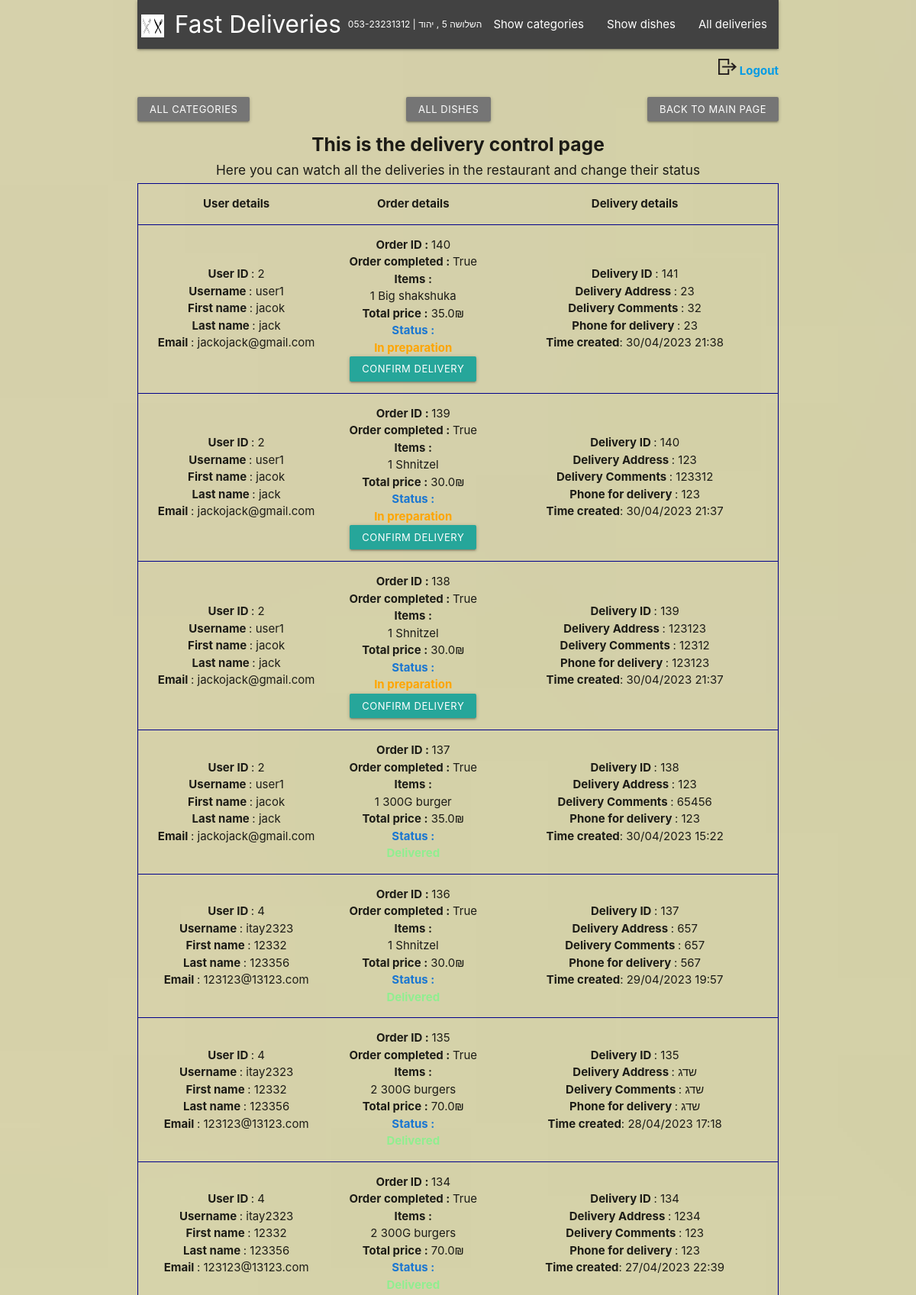
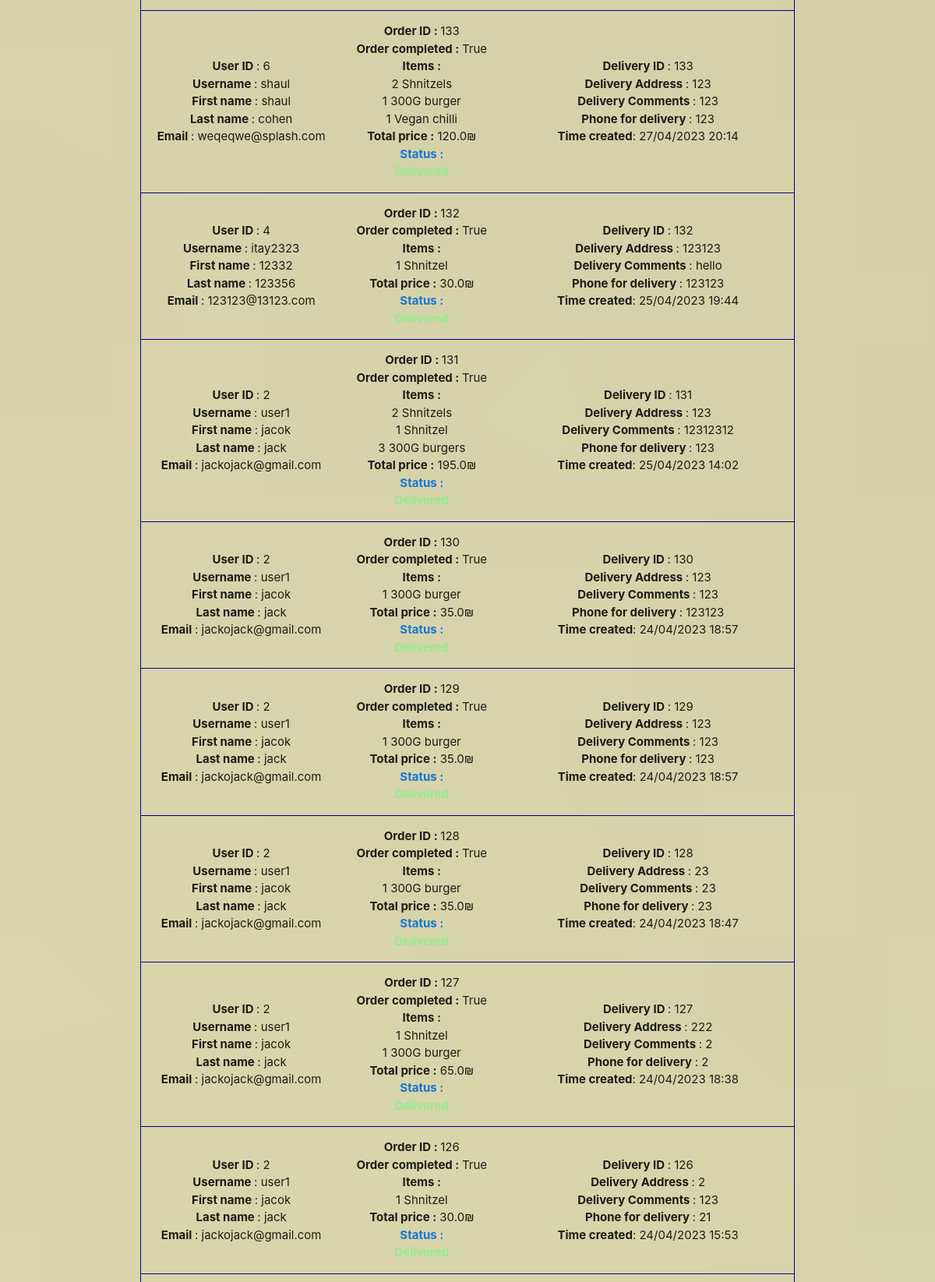
Screenshot of /manage-deliveries (signed in, upper part) with the database file from the repository (2 pictures, top to bottom).
### models/cart.py (models this page shows)
class Cart(db.Model): # represents a user's cart, which can contain many Dish objects
    id = db.Column(db.Integer, primary_key=True)
    user_id = db.Column(db.Integer,db.ForeignKey('user.id'), nullable=False)
    delivery_id = db.Column(db.Integer,db.ForeignKey('delivery.id'),nullable=True)
    delivery = db.relationship('Delivery',backref='cart',uselist=False) # what determines the one to one relationship with delivery
    items = db.relationship('Items',backref='cart')
    finished_order = db.Column(db.Boolean,default=False)

### models/user.py (models this page shows)
class User(db.Model,UserMixin): # represents a user of the website
    id = db.Column(db.Integer,primary_key=True)
    username = db.Column(db.String(200),nullable=False,unique=True)
    password = db.Column(db.String(200),nullable=False)
    first_name = db.Column(db.String(200),nullable=False)
    last_name = db.Column(db.String(200),nullable=False)
    is_staff = db.Column(db.Boolean,default=False)
    email = db.Column(db.String(50),unique=True,nullable=False)
    carts = db.relationship('Cart',backref='user')

### models/items.py (models this page shows)
class Items(db.Model):
    id = db.Column(db.Integer,primary_key=True)
    dish_id = db.Column(db.Integer,db.ForeignKey('dish.id'),nullable=False)
    cart_id = db.Column(db.Integer,db.ForeignKey('cart.id'),nullable=False)
    amount = db.Column(db.Integer,nullable=False)

### models/dish.py (models this page shows)
class Dish(db.Model): #  represents a dish that can be purchased by users
    id = db.Column(db.Integer,primary_key=True)
    dish_name = db.Column(db.String(100),nullable=False,unique=True)
    price = db.Column(db.Float,nullable=False)
    description = db.Column(db.String(1000),nullable=False)
    imageURL = db.Column(db.String(5000),nullable=False)
    is_gluten_free = db.Column(db.Boolean,default=False)
    is_vegeterian = db.Column(db.Boolean,default=False)
    category_id = db.Column(db.Integer,db.ForeignKey('category.id'), nullable=False)
    items = db.relationship('Items',backref="dish")

### models/delivery.py (models this page shows)
class Delivery(db.Model):
    id = db.Column(db.Integer,primary_key=True)
    is_delivered = db.Column(db.Boolean,default=False)
    address = db.Column(db.String(200),nullable=False)
    comments = db.Column(db.String(500))
    phone_for_delivery = db.Column(db.String(11),nullable=False)
    created = db.Column(db.DateTime,default=dt.now)

### controllers/deliveries.py (the view)
@login_required
def manage_deliveries():
    if is_not_staff_member() == True:
        return redirect(url_for("main_page"))
    carts = Cart.query.all()
    return render_template("deliveries/manage_deliveries.html",carts=carts,calculate_order=calculate_order)

### auth.py (called while the page is built)
@login_manager.user_loader
def load_user(user_id): # userloader gets 1 parameter , user_id
    return User.query.get(int(user_id)) # because the id's are integers

### utils.py (called while the page is built)
def calculate_order(cart):
    total_dish_price = 0
    for item in cart.items:
        total_dish_price += item.dish.price * item.amount
    return total_dish_price

def is_not_staff_member():
    if current_user.is_authenticated and not current_user.is_staff:
        flash("This account does not have access to that part of the website , sorry.","error")
        return True
    return False

### templates/deliveries/manage_deliveries.html (shortened to what this page needs)
{% extends 'layout.html' %}
{% block content %}
<br>
<div dir="rtl">
    <div class="center">
        <a href="{{url_for ('main_page') }}" class="waves-effect waves-light grey darken-1 btn-small right">Back to main
            page</a>
        <a href="{{url_for ('categories.manage_categories') }}"
            class="waves-effect waves-light grey darken-1 btn-small left">All
            Categories</a>
        <a href="{{url_for ('dishes.manage_dishes')}}" class="waves-effect waves-light grey darken-1 btn-small">All
            Dishes</a>
    </div>
</div>
<div class="center">
    <h5 class="bold">This is the delivery control page</h5>
    <h6>Here you can watch all the deliveries in the restaurant and change their status</h6>
</div>
<table class="centered">
    <thead class="delivery-border-title">
        <tr>
            <th>User details</th>
            <th>Order details</th>
            <th>Delivery details</th>
        </tr>
    </thead>
    <tbody>
        {% for cart in carts[::-1] %}
        <tr>
            <td class="delivery-border-left">
                <div>
                    <span class="bold">User ID </span>: {{cart.user.id}}
                </div>
                <div>
                    <span class="bold">Username </span>: {{cart.user.username}}
                </div>
                <div>
                    <span class="bold">First name </span>: {{cart.user.first_name}}
                </div>
                <div>
                    <span class="bold">Last name </span>: {{cart.user.last_name}}
                </div>
                <div>
                    <span class="bold">Email </span>: {{cart.user.email}}
                </div>
            </td>
            <td class="delivery-border-center">
                <div>
                    <span class="bold">Order ID : </span>{{cart.id}}
                </div>
                <div>
                    <span class="bold">Order completed : </span>{{cart.finished_order}}
                </div>
                <div>
                    <span class="bold">Items : </span>
                </div>
                {% for item in cart.items %}
                {% if item.amount > 1 %}
                <div>{{item.amount}} {{item.dish.dish_name}}s </div>
                {% else %}
                <div>{{item.amount}} {{item.dish.dish_name}} </div>
                {% endif %}
                {% endfor %}
                <div>
                    <span class="bold">Total price :</span> {{calculate_order(cart)}}₪
                </div>
                <div>
                    <span class="bold blue-text text-darken-2">Status :</span>
                </div>
                {% if cart.delivery.is_delivered %}
                <div class="bold" style="color:lightgreen">Delivered</div>
                {% elif cart.delivery %}
                <div class="bold" style="color:orange">In preparation</div>
                <form action="{{url_for ('deliveries.change_delivery_status',id=cart.id)}}" method="POST">
                    <button type="submit" class="waves-effect waves-light btn-small">Confirm delivery
                    </button>
                </form>
                {% else %}
                <div class="red-text">Not ordered yet</div>
                {% endif %}
            </td>
            <td class="delivery-border-right">
                <div>
                    <span class="bold">Delivery ID </span>: {{cart.delivery.id}}
                </div>
                <div>
                    <span class="bold">Delivery Address </span>: {{cart.delivery.address}}
                </div>
                <div>
                    <span class="bold">Delivery Comments </span>: {{cart.delivery.comments}}
                </div>
                <div>
                    <span class="bold">Phone for delivery </span>: {{cart.delivery.phone_for_delivery}}
                </div>
                {% if cart.delivery %}
                <div>
                    <span class="bold">Time created</span>: {{cart.delivery.created.strftime("%d/%m/%Y %H:%M")}}
                </div>
                {% else %}
                <div>
                    <span class="bold">Time created</span>:
                    <div class="red-text"> Delivery wasn't created yet</div>
                </div>
                {% endif %}
                {% endfor %}
            </td>
        </tr>
    </tbody>
</table>
{% endblock %}

### static/style.css (style rules this page uses)
.bold { font-weight: bold; }
.delivery-border-title { border:1px darkblue solid; border-bottom:1px darkblue solid }
.delivery-border-left { border-top:1px darkblue solid; border-bottom:1px darkblue solid; border-left:1px darkblue solid }
.delivery-border-right { border-top:1px darkblue solid; border-bottom:1px darkblue solid; border-right:1px darkblue solid }
.delivery-border-center { border-top:1px darkblue solid; border-bottom:1px darkblue solid; }

### rows the page displays
Cart: user.id "2", user.username "user1", user.first_name "jacok", user.last_name "jack", user.email "jackojack@gmail.com", id "140", finished_order "True", delivery.id "141", delivery.address "23", delivery.comments "32", delivery.phone_for_delivery "23", delivery.created "30/04/2023 21:38"
Items: amount "1", dish.dish_name "Big shakshuka"
Dish: price.amount "35.0"
Cart: user.id "2", user.username "user1", user.first_name "jacok", user.last_name "jack", user.email "jackojack@gmail.com", id "139", finished_order "True", delivery.id "140", delivery.address "123", delivery.comments "123312", delivery.phone_for_delivery "123", delivery.created "30/04/2023 21:37"
Items: amount "1", dish.dish_name "Shnitzel"
Dish: price.amount "30.0", price.amount "120.0", price.amount "195.0", price.amount "65.0"
Cart: user.id "2", user.username "user1", user.first_name "jacok", user.last_name "jack", user.email "jackojack@gmail.com", id "138", finished_order "True", delivery.id "139", delivery.address "123123", delivery.comments "12312", delivery.phone_for_delivery "123123", delivery.created "30/04/2023 21:37"
Items: amount "1", dish.dish_name "Shnitzel"
Cart: user.id "2", user.username "user1", user.first_name "jacok", user.last_name "jack", user.email "jackojack@gmail.com", id "137", finished_order "True", delivery.id "138", delivery.address "123", delivery.comments "65456", delivery.phone_for_delivery "123", delivery.created "30/04/2023 15:22"
Items: amount "1", dish.dish_name "300G burger"
Dish: price.amount "35.0", price.amount "70.0"
Cart: user.id "4", user.username "itay2323", user.first_name "12332", user.last_name "123356", user.email "123123@13123.com", id "136", finished_order "True", delivery.id "137", delivery.address "657", delivery.comments "657", delivery.phone_for_delivery "567", delivery.created "29/04/2023 19:57"
Items: amount "1", dish.dish_name "Shnitzel"
Cart: user.id "4", user.username "itay2323", user.first_name "12332", user.last_name "123356", user.email "123123@13123.com", id "135", finished_order "True", delivery.id "135", delivery.address "שדג", delivery.comments "שדג", delivery.phone_for_delivery "שדג", delivery.created "28/04/2023 17:18"
Items: amount "2", dish.dish_name "300G burger"
Cart: user.id "4", user.username "itay2323", user.first_name "12332", user.last_name "123356", user.email "123123@13123.com", id "134", finished_order "True", delivery.id "134", delivery.address "1234", delivery.comments "123", delivery.phone_for_delivery "123", delivery.created "27/04/2023 22:39"
Items: amount "2", dish.dish_name "300G burger"
Cart: user.id "6", user.username "shaul", user.first_name "shaul", user.last_name "cohen", user.email "weqeqwe@splash.com", id "133", finished_order "True", delivery.id "133", delivery.address "123", delivery.comments "123", delivery.phone_for_delivery "123", delivery.created "27/04/2023 20:14"
Items: amount "2", dish.dish_name "Shnitzel"
Items: amount "1", dish.dish_name "300G burger"
Items: amount "1", dish.dish_name "Vegan chilli"
Cart: user.id "4", user.username "itay2323", user.first_name "12332", user.last_name "123356", user.email "123123@13123.com", id "132", finished_order "True", delivery.id "132", delivery.address "123123", delivery.comments "hello", delivery.phone_for_delivery "123123", delivery.created "25/04/2023 19:44"
Items: amount "1", dish.dish_name "Shnitzel"
Cart: user.id "2", user.username "user1", user.first_name "jacok", user.last_name "jack", user.email "jackojack@gmail.com", id "131", finished_order "True", delivery.id "131", delivery.address "123", delivery.comments "12312312", delivery.phone_for_delivery "123", delivery.created "25/04/2023 14:02"
Items: amount "2", dish.dish_name "Shnitzel"
Items: amount "1", dish.dish_name "Shnitzel"
Items: amount "3", dish.dish_name "300G burger"
Cart: user.id "2", user.username "user1", user.first_name "jacok", user.last_name "jack", user.email "jackojack@gmail.com", id "130", finished_order "True", delivery.id "130", delivery.address "123", delivery.comments "123", delivery.phone_for_delivery "123123", delivery.created "24/04/2023 18:57"
Items: amount "1", dish.dish_name "300G burger"
Cart: user.id "2", user.username "user1", user.first_name "jacok", user.last_name "jack", user.email "jackojack@gmail.com", id "129", finished_order "True", delivery.id "129", delivery.address "123", delivery.comments "123", delivery.phone_for_delivery "123", delivery.created "24/04/2023 18:57"
Items: amount "1", dish.dish_name "300G burger"
Cart: user.id "2", user.username "user1", user.first_name "jacok", user.last_name "jack", user.email "jackojack@gmail.com", id "128", finished_order "True", delivery.id "128", delivery.address "23", delivery.comments "23", delivery.phone_for_delivery "23", delivery.created "24/04/2023 18:47"
Items: amount "1", dish.dish_name "300G burger"
Cart: user.id "2", user.username "user1", user.first_name "jacok", user.last_name "jack", user.email "jackojack@gmail.com", id "127", finished_order "True", delivery.id "127", delivery.address "222", delivery.comments "2", delivery.phone_for_delivery "2", delivery.created "24/04/2023 18:38"
Items: amount "1", dish.dish_name "Shnitzel"
Items: amount "1", dish.dish_name "300G burger"
Cart: user.id "2", user.username "user1", user.first_name "jacok", user.last_name "jack", user.email "jackojack@gmail.com", id "126", finished_order "True", delivery.id "126", delivery.address "2", delivery.comments "123", delivery.phone_for_delivery "21", delivery.created "24/04/2023 15:53"
Items: amount "1", dish.dish_name "Shnitzel"
